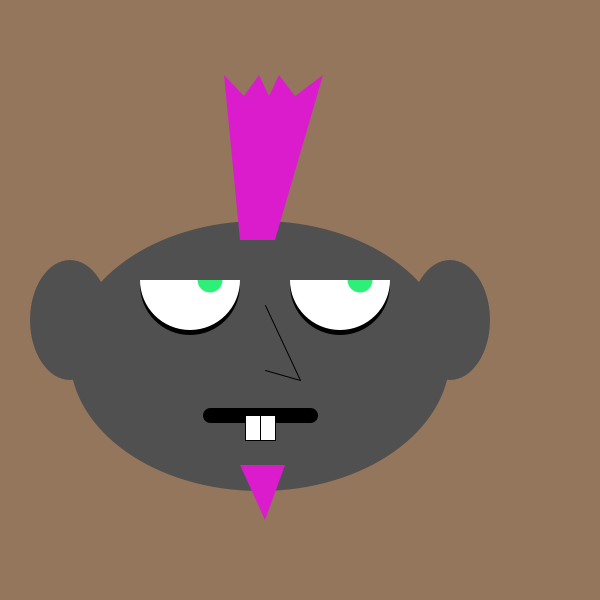
Frame 1 (no input)
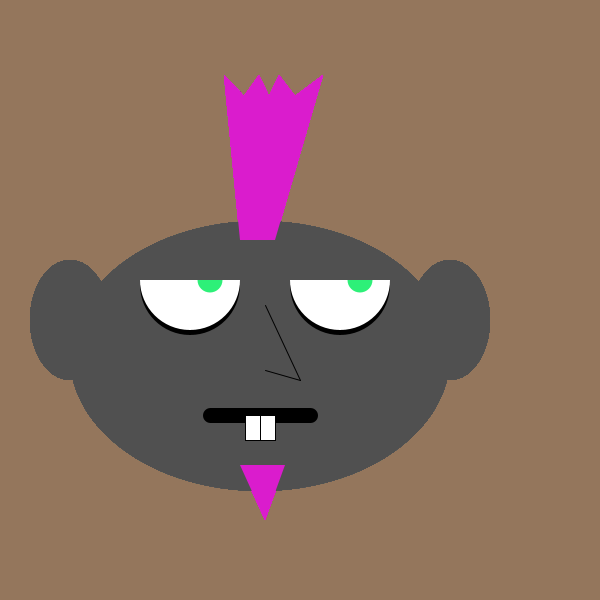
Frame 60 (the mouse pressed at the canvas centre just before this capture)
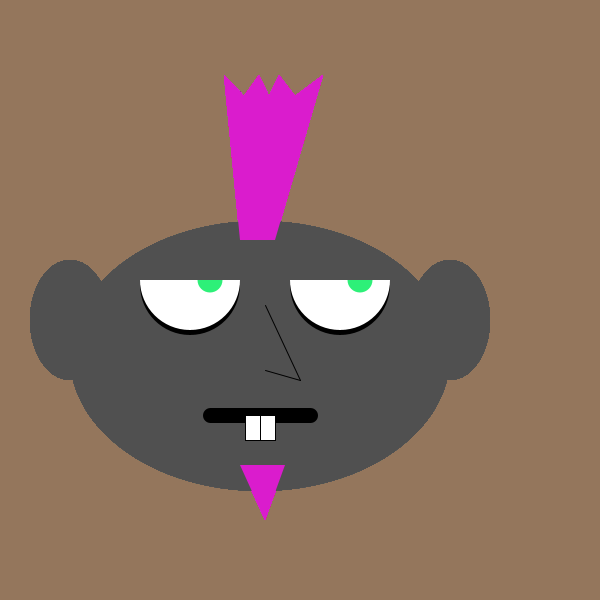
Frame 120 (the mouse held since frame 60 and released just before this capture)

The Processing sketch that drew these frames (run headless with seeded random() and noise(); from frame 60 on, the mouse is pressed at the canvas centre):

// Processing sketch: processing_116581
// ── processing_116581.pde

void setup(){

size (600,600);
background(148,118,92);

}

void draw(){

strokeWeight(1);
  
//raton marcando puntos  
//println(mouseX+","+mouseY);

//cabeza
noStroke();
fill(80,80,80);
ellipse(260,356,380,270);

//orejas
ellipse(70,320,80,120);
ellipse(450,320,80,120);

//cabello
fill(218,28,205);
beginShape();
noStroke();
vertex(240,240);
vertex(275,240);
vertex(323,75);
vertex(295,96);
vertex(279,75);
vertex(269,96);
vertex(259,75);
vertex(244,96);
vertex(224,75);
endShape(CLOSE);

//ojos
smooth();
fill(0,0,0);
arc(190,285,100,100,0,PI);
 
smooth();
fill(0,0,0);
arc(340,285,100,100,0,PI);
 
smooth();
fill(255,255,255);
arc(190,280,100,100,0,PI);
 
smooth();
fill(255,255,255);
arc(340,280,100,100,0,PI);
 
smooth();
fill(45,240,120);
arc(360,280,25,25,0,PI);
 
smooth();
fill(45,240,120);
arc(210,280,25,25,0,PI);

//boca
stroke(0);
strokeWeight(15);
line(210,415,310,415);
fill(255,255,255);
beginShape();
strokeWeight(1);
vertex(245,415);
vertex(245,440);
vertex(260,440);
vertex(260,415);
endShape(CLOSE);
beginShape();
vertex(260,415);
vertex(260,440);
vertex(275,440);
vertex(275,415);
endShape(CLOSE);

line(265,305,300,380);
line(300,380,265,370);

//perilla
noStroke();
fill(218,28,205);
triangle(240,465,265,520,285,465);
}
